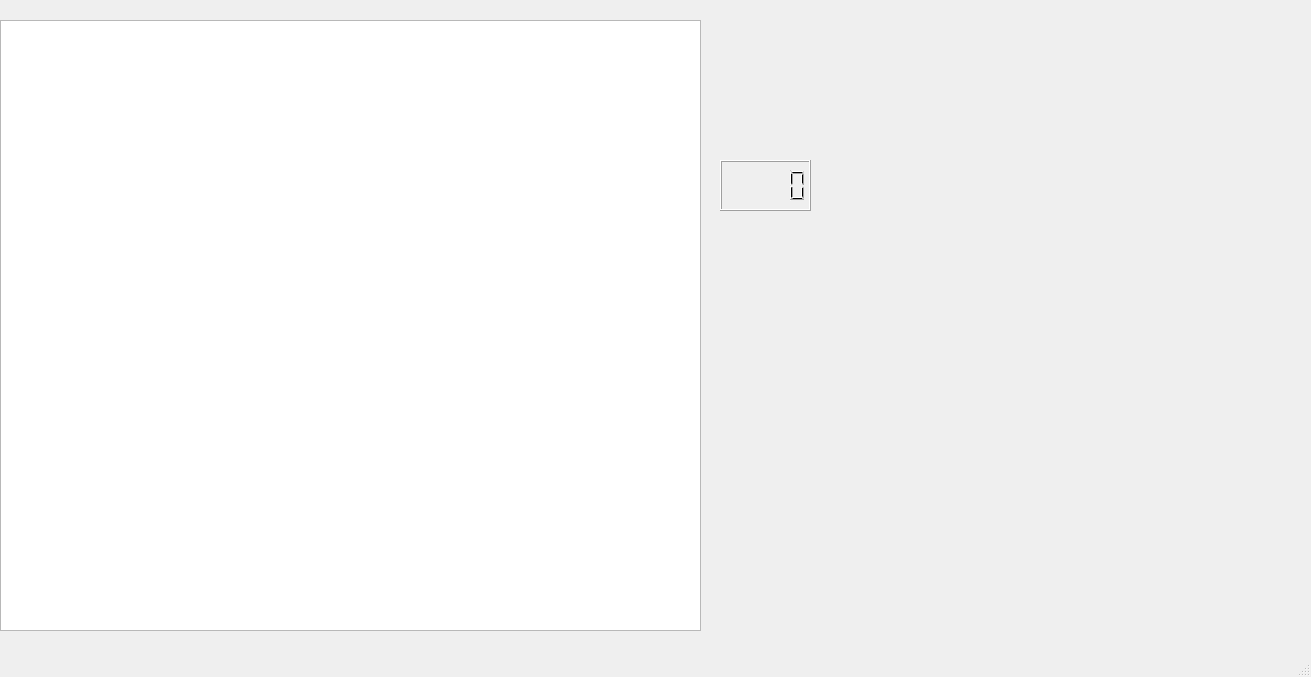
<?xml version="1.0" encoding="UTF-8"?>
<ui version="4.0">
 <class>MainWindow</class>
 <widget class="QMainWindow" name="MainWindow">
  <property name="geometry">
   <rect>
    <x>0</x>
    <y>0</y>
    <width>1311</width>
    <height>677</height>
   </rect>
  </property>
  <property name="windowTitle">
   <string>MainWindow</string>
  </property>
  <widget class="QWidget" name="centralwidget">
   <widget class="QGraphicsView" name="graphicsView">
    <property name="geometry">
     <rect>
      <x>0</x>
      <y>20</y>
      <width>701</width>
      <height>611</height>
     </rect>
    </property>
   </widget>
   <widget class="QLCDNumber" name="lcdNumber_2">
    <property name="geometry">
     <rect>
      <x>720</x>
      <y>160</y>
      <width>91</width>
      <height>51</height>
     </rect>
    </property>
   </widget>
  </widget>
  <widget class="QStatusBar" name="statusbar"/>
 </widget>
 <resources/>
 <connections/>
</ui>
